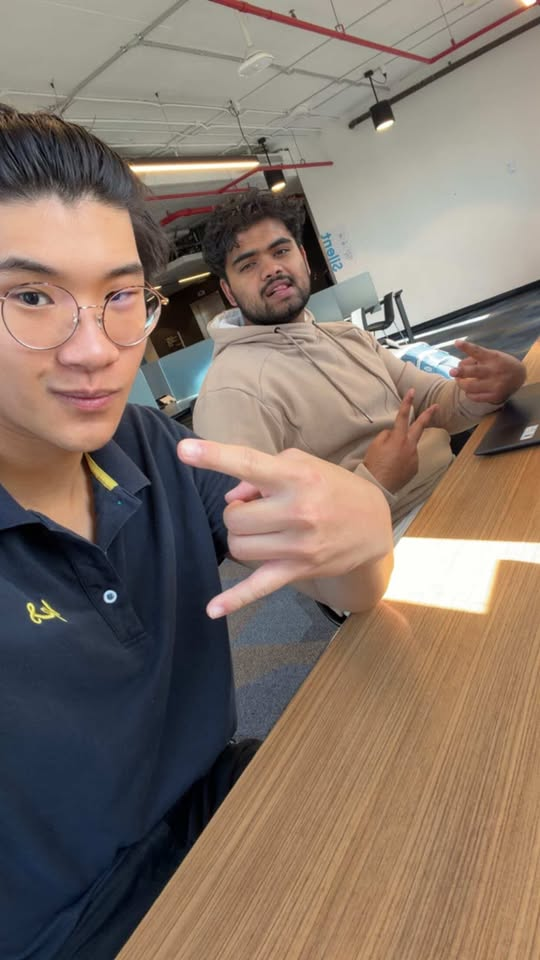
#> input picture Tasks/Opencv5/pics/sexypic.jpg, 540 x 960 px, found by its file name
$ python Task2_faceDetectionHaar.py
#> lines starting #> are read from the running program, lines starting #| are printed output that depends on the picture; after the words box and inside, x2 and y2 are one past the last pixel; in counts of white or black regions, pixels touching at a corner belong together
import cv2 as cv
import matplotlib.pyplot as plt

def prepImgForFaceDetection(img):
    gray = cv.cvtColor(img, cv.COLOR_BGR2GRAY)
    gray = cv.equalizeHist(gray)
    return gray

def HaarFaceDetection(img, scaleFactor = 1.1, neighbors = 5, minSize = (60, 60)):
    img_prep = prepImgForFaceDetection(img)

    face_cascade = cv.CascadeClassifier(cv.data.haarcascades + 'haarcascade_frontalface_default.xml')
    faces = face_cascade.detectMultiScale(img_prep, scaleFactor=scaleFactor, minNeighbors=neighbors, minSize=minSize)

    print('faces found: ', len(faces))

    for (x, y, w, h) in faces:
        cv.rectangle(img, (x, y), (x + w, y + h), (0, 255, 0), 2)
    return img

def main():
    img = cv.imread(".\Tasks\Opencv5\pics\sexypic.jpg")
#> img is the input picture: shape (960, 540, 3); mean B, G, R 105.1, 116.6, 132.7

    img_faced = HaarFaceDetection(img, scaleFactor=1.04, neighbors=5, minSize=(20, 20))
#> in prepImgForFaceDetection, `gray = cv.equalizeHist(gray)`:
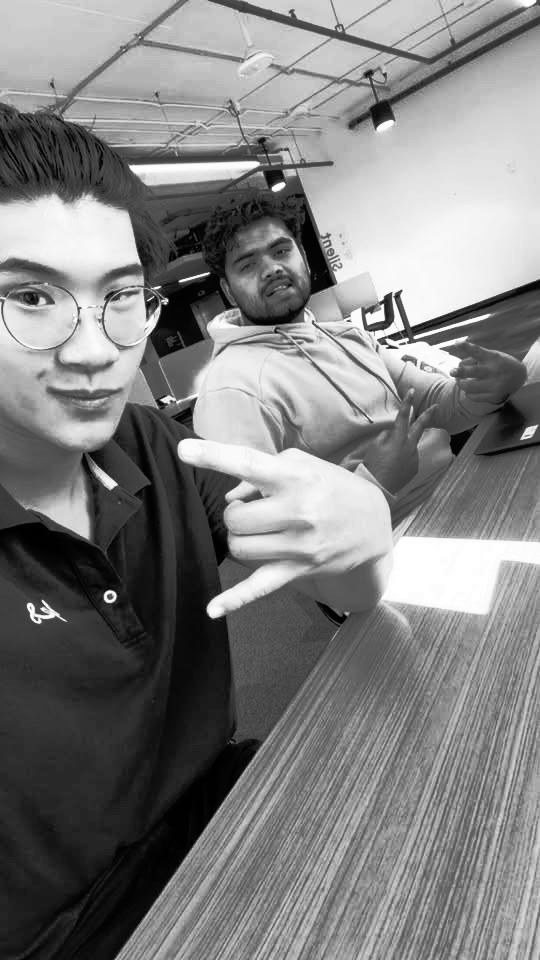
#> gray: shape (960, 540); min 0, max 255, mean 128.3
#> in HaarFaceDetection, `faces = face_cascade.detectMultiScale(img_prep, scaleFactor=scaleFacto..`: faces = [[224, 218, 93, 93], [16, 237, 147, 147]]
#| faces found:  2
#> the loop in HaarFaceDetection, `for (x, y, w, h) in faces:` made 2 passes
#> after the loop in HaarFaceDetection, `for (x, y, w, h) in faces:`:
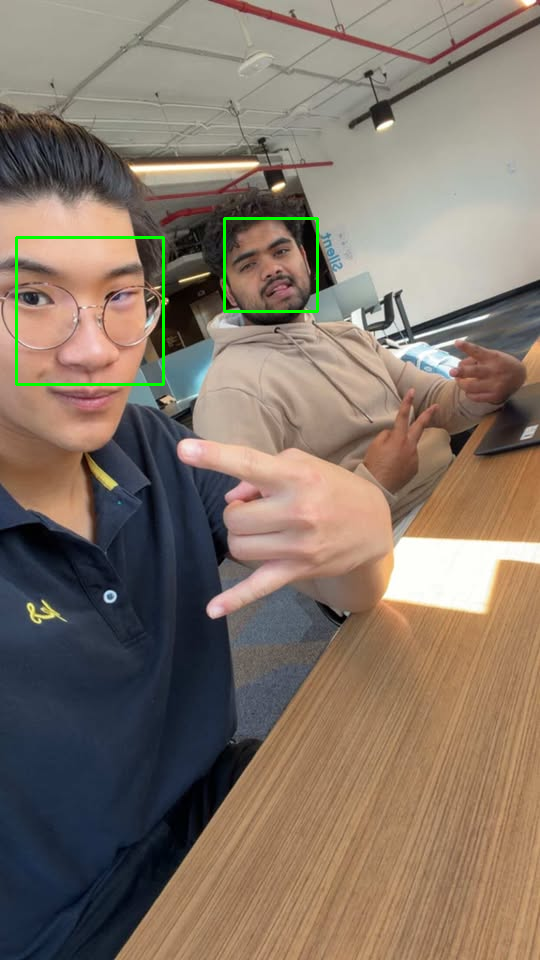
#> img: shape (960, 540, 3); 0.55% of pixels changed, all inside (x1, y1, x2, y2) = (15, 217, 319, 386)

    cv.imshow('face', img_faced)

    cv.waitKey(0)
    cv.destroyAllWindows()

    cap = cv.VideoCapture("./Tasks/Opencv5/vids/rareFootageOfGOAT.mp4")

    while True:
        ret, frame = cap.read()
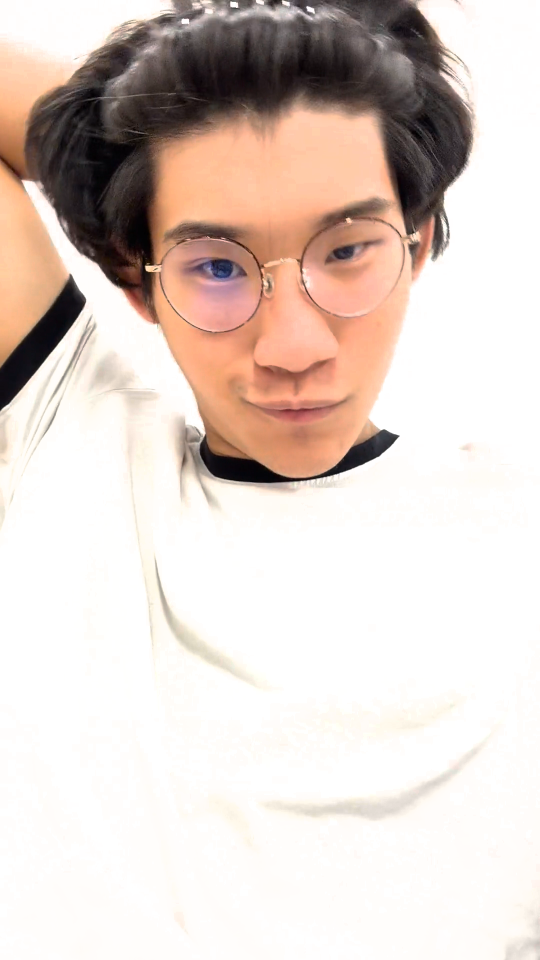
#> input picture frame 13 of Tasks/Opencv5/vids/rareFootageOfGOAT.mp4, 1080 x 1920 px (shown at 1/2 size)
#> frame is the input picture: shape (1920, 1080, 3); mean B, G, R 202, 209.1, 222.7
        if not ret:
            break

        frame_faced = HaarFaceDetection(frame, scaleFactor=1.02, neighbors=2, minSize=(600, 600))
#> call 2 of HaarFaceDetection, with scaleFactor = 1.02, neighbors = 2, minSize = (600, 600)
#> in prepImgForFaceDetection (call 2), `gray = cv.cvtColor(img, cv.COLOR_BGR2GRAY)`:
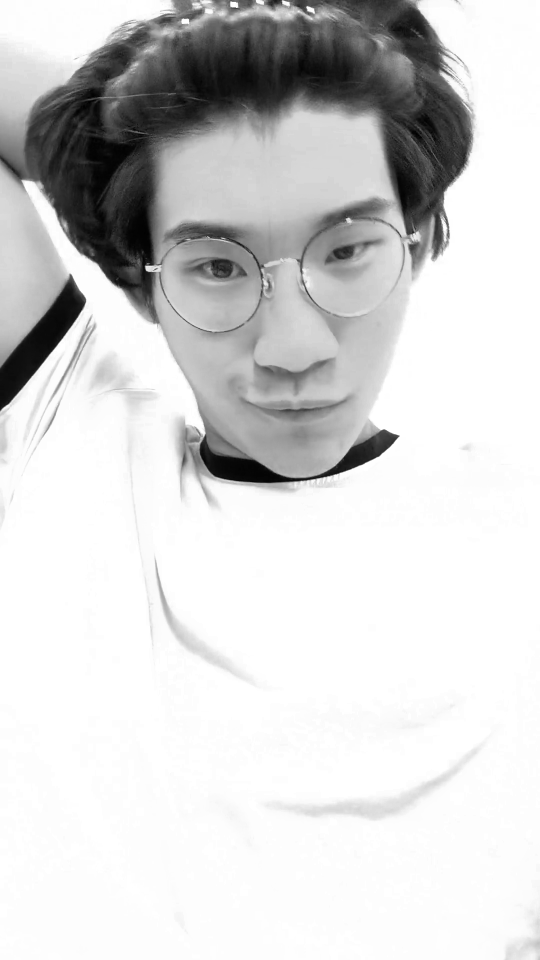
#> gray: shape (1920, 1080) (shown at 1/2 size); min 0, max 255, mean 212.3
#> in prepImgForFaceDetection (call 2), `gray = cv.equalizeHist(gray)`:
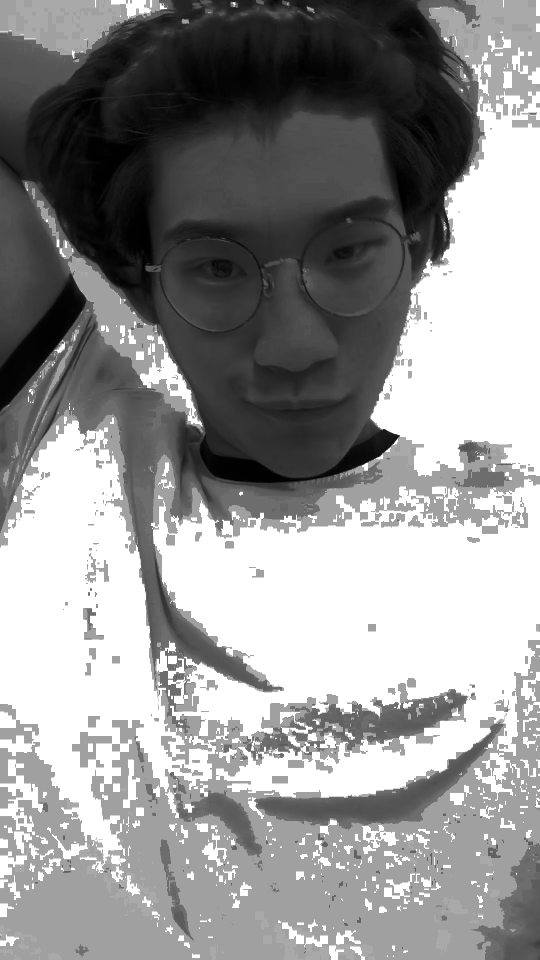
#> gray: shape (1920, 1080) (shown at 1/2 size); min 0, max 255, mean 147.5
#> in HaarFaceDetection (call 2), `faces = face_cascade.detectMultiScale(img_prep, scaleFactor=scaleFacto..`: faces = [[212, 247, 639, 639]]
#| faces found:  1
#> the loop in HaarFaceDetection (call 2), `for (x, y, w, h) in faces:` made 1 pass
#> after the loop in HaarFaceDetection (call 2), `for (x, y, w, h) in faces:`:
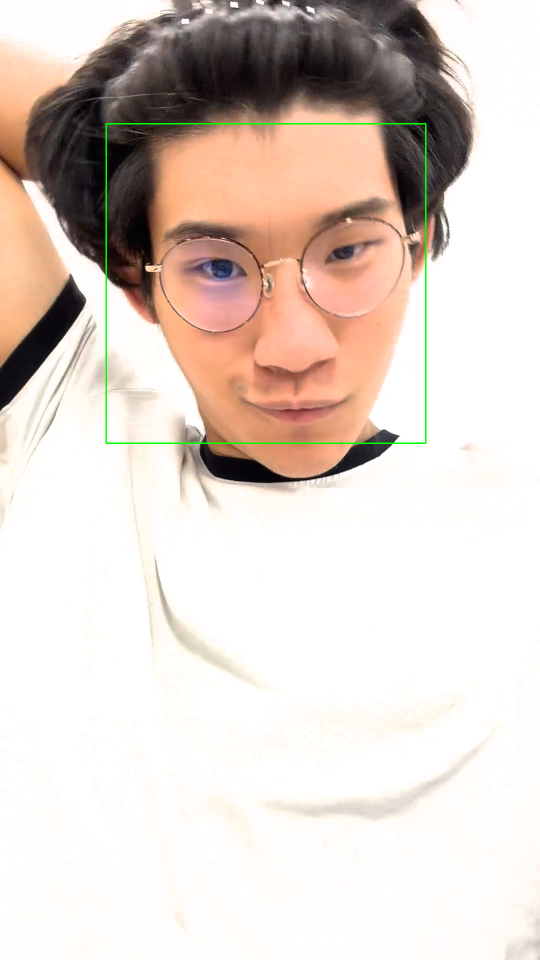
#> img: shape (1920, 1080, 3) (shown at 1/2 size); 0.37% of pixels changed, all inside (x1, y1, x2, y2) = (211, 246, 853, 888)

        frame_faced = cv.resize(frame_faced, (0, 0), fx=0.5, fy=0.5)
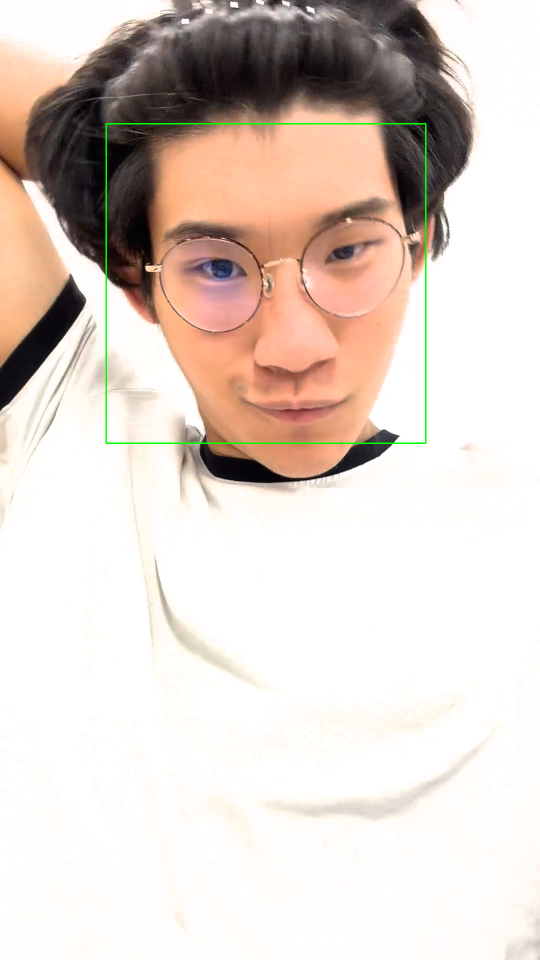
#> frame_faced: shape (960, 540, 3); mean B, G, R 201.6, 209.6, 222.1

        cv.imshow('face', frame_faced)

        if cv.waitKey(18) & 0xFF == ord('q'):
#> (key q is pressed here)
            break

    cap.release()
    cv.destroyAllWindows()

if __name__ == "__main__":
    main()
